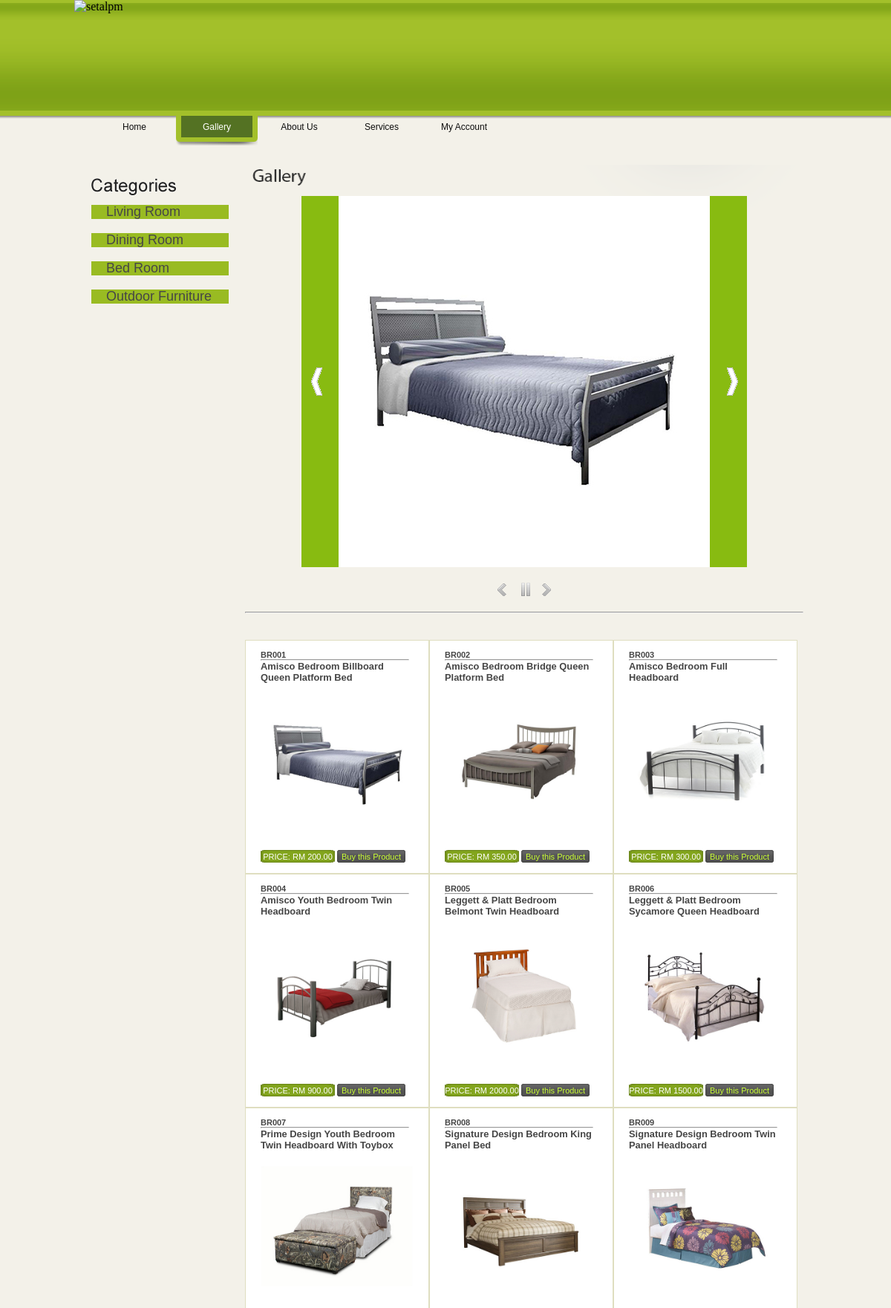
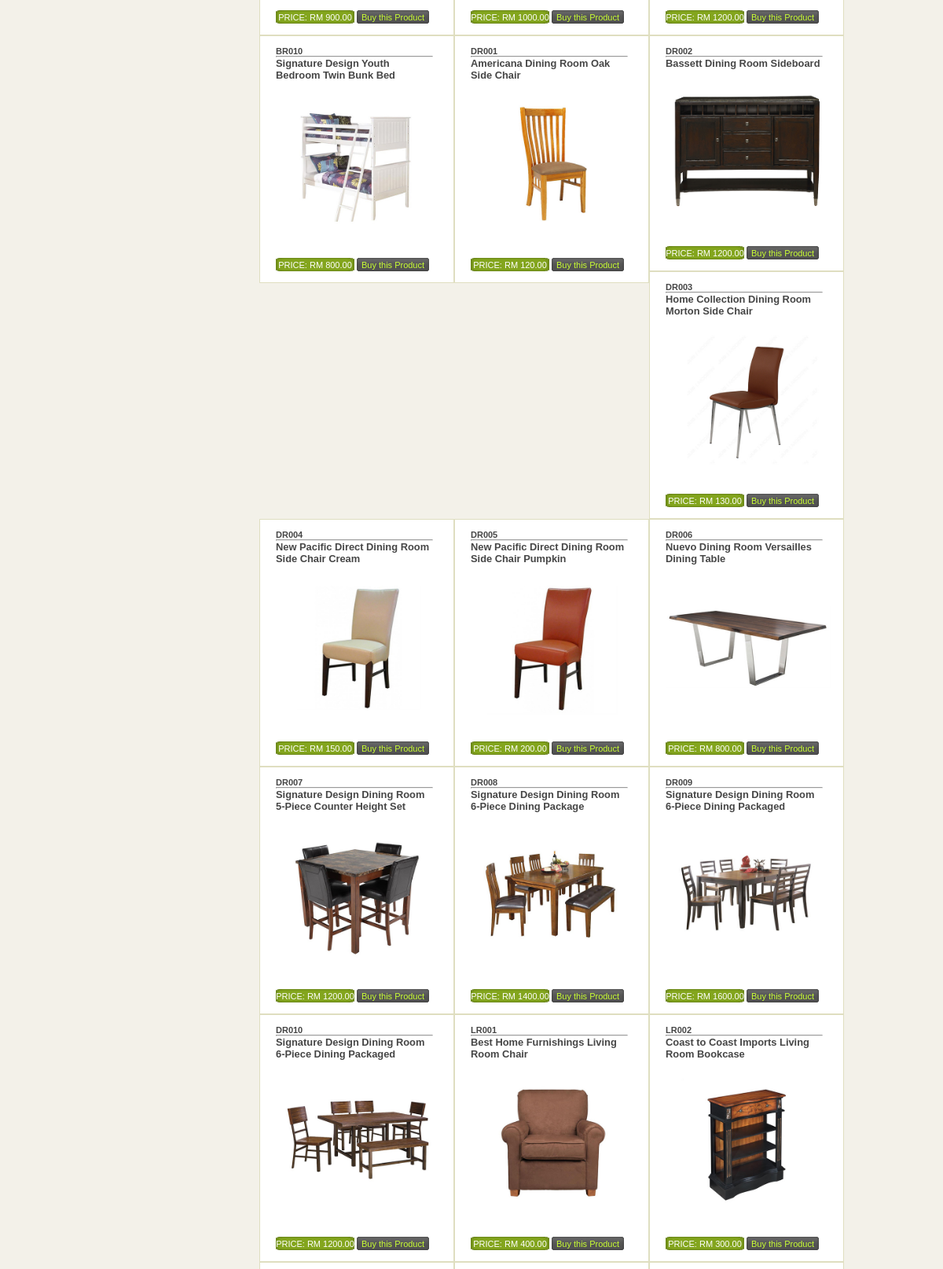
/gallery.php (upper part), run on the app's committed database (2 pictures, top to bottom).
### tables this page shows
CREATE TABLE IF NOT EXISTS `products` (
  `ID` varchar(11) NOT NULL,
  `Product` text NOT NULL,
  `Description` text NOT NULL,
  `Category` text NOT NULL,
  `Price` decimal(15,2) NOT NULL,
  PRIMARY KEY (`ID`)
);

### gallery.php (the view, shortened to what this page needs)
<!DOCTYPE html PUBLIC "-//W3C//DTD XHTML 1.0 Transitional//EN" "http://www.w3.org/TR/xhtml1/DTD/xhtml1-transitional.dtd">
<html>
  <head>
    <link href="themes/4/js-image-slider.css" rel="stylesheet" type="text/css" />
    <link href="style.css" rel="stylesheet" type="text/css">
	<link id="scrollUpTheme" rel="stylesheet" href="css/themes/tab.css">
  </head>
  <body>
  <div id="header">
		<div id="header_inside">
			<img src="images/header2.jpg" alt="setalpm" width="999" height="222" border="0" usemap="#Map" /><br />
			<ul id="menu">
				<li><a href="index.php" class="but1" style="text-decoration:none">Home</a></li>
				<li><a href="#" target="_parent" class="but2_active" style="text-decoration:none">Gallery</a></li>
				<li><a href="about.php" class="but4" style="text-decoration:none">About Us</a></li>
				<li><a href="services.php" target="_parent" class="but3" style="text-decoration:none">Services</a></li>
				<li><a href="products.php" target="_parent" class="but5" style="text-decoration:none">My Account</a></li>
			</ul>
		</div>
	</div>
	<div id="wrapper">
		<div id="content_inside">
			<div id="sidebar">
				<img src="images/title1.gif" alt="" width="174" height="30" /><br />
				<ul id="list">
					<li class="color"><a href="products.php">Living Room&nbsp;&nbsp;&nbsp;&nbsp;&nbsp;&nbsp;&nbsp;&nbsp;&nbsp;&nbsp;&nbsp;&nbsp;</a></li>
					<li><a style="text-decoration:none">&nbsp;</a></li>
					<li class="color"><a href="products.php">Dining Room&nbsp;&nbsp;&nbsp;&nbsp;&nbsp;&nbsp;&nbsp;&nbsp;&nbsp;&nbsp;&nbsp;&nbsp;</a></li>
					<li><a style="text-decoration:none">&nbsp;</a></li>
					<li class="color"><a href="products.php">Bed Room&nbsp;&nbsp;&nbsp;&nbsp;&nbsp;&nbsp;&nbsp;&nbsp;&nbsp;&nbsp;&nbsp;&nbsp;&nbsp;&nbsp;&nbsp;</a></li>
					<li><a style="text-decoration:none">&nbsp;</a></li>
					<li class="color"><a href="products.php">Outdoor Furniture&nbsp;&nbsp;&nbsp;&nbsp;</a></li>
					<li><a style="text-decoration:none">&nbsp;</a></li>
				</ul>
			</div>
			<div id="main_block">
				<img src="images/title4.gif" alt="" width="195" height="30" /><br /><br>
			<center>
			<div id="sliderFrame">
			<div id="slider">
				<?php
					if(isset($_POST['filter']))
					{
						$filter = $_POST['filter'];
						$result = mysql_query("SELECT * FROM products where  Category ='$filter'");
					}
					else
					{
						$result = mysql_query("SELECT * FROM products");
					}
				?>
			</div>
			<div class="group1-Wrapper">
				<a onclick="imageSlider.previous()" class="group1-Prev"></a>
				<a onclick="imageSlider.next()" class="group1-Next"></a>
			</div>
			<div style="text-align:center;padding:20px;z-index:20;">
				<a onclick="imageSlider.previous()" class="group2-Prev"></a>
				<a id="auto" onclick="switchAutoAdvance()" class="group">
				<a onclick="imageSlider.next()" class="group2-Next"></a>
			</div>
			</div>
			</center>
		<br><br><br><br><br>
		<hr>
		<br><br><br>
		  <?php
				if(isset($_POST['filter']))
				{
					$filter = $_POST['filter'];
					$result = mysql_query("SELECT * FROM products where  Category ='$filter'");
				}
				else
				{
					$result = mysql_query("SELECT * FROM products");
				}
				while($row=mysql_fetch_assoc($result))
				{
					echo
					'<div class="news">
					<h4>'.$row['ID'].'</h4>
					<hr>
					<h3>'.$row['Product'].'</h3>
					<img src="images/products/'.$row['ID'].'.jpg" width="210" height="210" alt="image"/>
					<br><br>
					<div class="view">PRICE: RM '.$row['Price'].'</div>
					<a href="products.php" class="buy" align="right">Buy this Product</a>
					</div>';
				}
				?>
				</div>
			</div>
	</div>
  </body>
</html>

### themes/4/js-image-slider.css (style rules this page uses)
#sliderFrame { position:relative;background-color:#8B1; width:600px; height: 500px }
#slider, #slider div.sliderInner { width:500px;height:500px; }
#slider { background:transparent url(loading.gif) no-repeat 50% 50%; position:relative; margin:0 auto; transform: translate3d(0,0,0); }
.group1-Wrapper { position:absolute; z-index:20; top:75px; margin-left:50%; width:1px; }
a.group1-Prev, a.group1-Next { width:50px;height:150px; background:transparent url(navbuttons2.gif); display:block; cursor:pointer; position:absolute; top:0; user-select: none; }
a.group1-Prev { background-position:0 0; top: 100px; left: -305px; }
a.group1-Next { background-position:0 -150px; top: 100px; left:255px; }
a.group2-Prev, a.group2-Next, a.group2-Play, a.group2-Pause { width:20px; height:20px; background:transparent url(navbuttons.gif); display:inline-block; *display:inline;zoom:1; margin-left:4px; margin-right:4px; cursor:pointer; }
a.group2-Pause { background-position:0 0px; }
a.group2-Next { background-position:0 -40px; }
a.group2-Prev { background-position:0 -60px; }

### style.css (style rules this page uses)
* { padding:0px; margin:0px; }
img { border:0px; }
html { width:100%; height:100%; }
body { height:100%; background-color:#F3F1E9; position:relative; }
html > body { min-height:100%; height:auto; }
#header { height:222px; background-image:url(images/header_bg.gif); background-position:top left; background-repeat:repeat-x; }
#header_inside { width:1000px; margin:0 auto; position:relative; }
#menu { position:absolute; top:156px; left:26px; }
#menu li { display:inline; }
#menu a { margin:0 1px 0 0; width:110px; text-align:center; padding:8px 0 18px 0; display:block; float:left; font-family:Arial, Helvetica, sans-serif; font-size:12px; color:#0D0D0D; text-decoration:underline; background-position:top left; background-repeat:no-repeat; }
#menu .but2_active, #menu .but2:hover { background-image:url(images/but.gif); text-decoration:none; color:#FFFFFF; }
#wrapper { padding:0 0 142px 0 }
#content_inside { background-image:url(images/bg.gif); background-position:top left; background-repeat:no-repeat; width:1000px; margin:0 auto; overflow:hidden }
#sidebar { width:175px; height:300px; float:left; padding:13px 32px 0 23px; }
#list { list-style-type:none; margin:11px 0 0 0; line-height:18px; height:18px; }
#list a { font-family:Arial, Helvetica, sans-serif; font-size:18px; color:#464646; text-decoration:none }
#list li { width:165px; padding:0 0 0 20px; }
.color { background-color:#9B2; }
#main_block { font-family:Arial, Helvetica, sans-serif; font-size:11px; color:#464646; overflow:hidden; float:left; width:752px; }
.news { background-color:#FFFFFF; border:1px solid #DFDEC0; width:200px; float:left; padding:13px 26px 13px 20px }
.view { display:block; float:left; line-height:18px; margin:3px 3px 0 0; width:100px; text-align:center; background-image:url(images/view_bg.gif); background-position:top left; background-repeat:no-repeat; color:#fff; text-decoration:none }
.buy { display:block; float:left; line-height:18px; margin:3px 3px 0 0; width:92px; text-align:center; background-image:url(images/buy_bg.gif); background-position:top left; background-repeat:no-repeat; color:#CAFF34; text-decoration:none }

### data on the page
products: ID "BR001", Product "Amisco Bedroom Billboard Queen Platform Bed", ID (picture), Price "200.00"
products: ID "BR002", Product "Amisco Bedroom Bridge Queen Platform Bed", ID (picture), Price "350.00"
products: ID "BR003", Product "Amisco Bedroom Full Headboard", ID (picture), Price "300.00"
products: ID "BR004", Product "Amisco Youth Bedroom Twin Headboard", ID (picture), Price "900.00"
products: ID "BR005", Product "Leggett & Platt Bedroom Belmont Twin Headboard", ID (picture), Price "2000.00"
products: ID "BR006", Product "Leggett & Platt Bedroom Sycamore Queen Headboard", ID (picture), Price "1500.00"
products: ID "BR007", Product "Prime Design Youth Bedroom Twin Headboard With Toybox", ID (picture), Price "900.00"
products: ID "BR008", Product "Signature Design Bedroom King Panel Bed", ID (picture), Price "1000.00"
products: ID "BR009", Product "Signature Design Bedroom Twin Panel Headboard", ID (picture), Price "1200.00"
products: ID "BR010", Product "Signature Design Youth Bedroom Twin Bunk Bed", ID (picture), Price "800.00"
products: ID "DR001", Product "Americana Dining Room Oak Side Chair", ID (picture), Price "120.00"
products: ID "DR002", Product "Bassett Dining Room Sideboard", ID (picture), Price "1200.00"
products: ID "DR003", Product "Home Collection Dining Room Morton Side Chair", ID (picture), Price "130.00"
products: ID "DR004", Product "New Pacific Direct Dining Room Side Chair Cream", ID (picture), Price "150.00"
products: ID "DR005", Product "New Pacific Direct Dining Room Side Chair Pumpkin", ID (picture), Price "200.00"
products: ID "DR006", Product "Nuevo Dining Room Versailles Dining Table", ID (picture), Price "800.00"
products: ID "DR007", Product "Signature Design Dining Room 5-Piece Counter Height Set", ID (picture), Price "1200.00"
products: ID "DR008", Product "Signature Design Dining Room 6-Piece Dining Package", ID (picture), Price "1400.00"
products: ID "DR009", Product "Signature Design Dining Room 6-Piece Dining Packaged", ID (picture), Price "1600.00"
products: ID "DR010", Product "Signature Design Dining Room 6-Piece Dining Packaged", ID (picture), Price "1200.00"
products: ID "LR001", Product "Best Home Furnishings Living Room Chair", ID (picture), Price "400.00"
products: ID "LR002", Product "Coast to Coast Imports Living Room Bookcase", ID (picture), Price "300.00"
